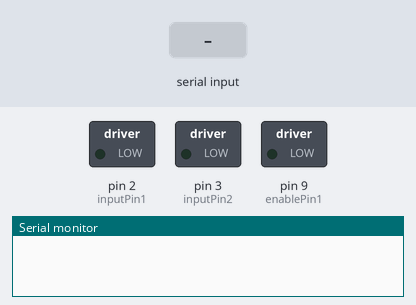
Recording of a sketch running on a simulated Arduino Uno, built with avr-gcc and run on an emulated ATmega328P. On the bench: switched loads named in the sketch (green lamp = pin HIGH), the last lines printed to the serial monitor. The test bench sets the inputs (shaded band).

Above: at 1.2 s.
1.3 s: "90,45\n" received over Serial
At 2.1 s:
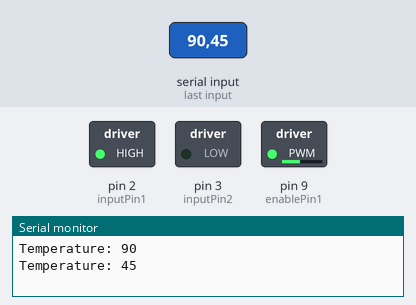
At 3.2 s:
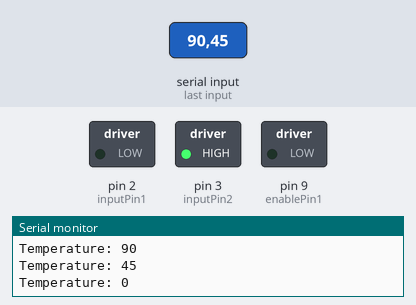
3.8 s: "5\n" received over Serial
At 4.3 s:
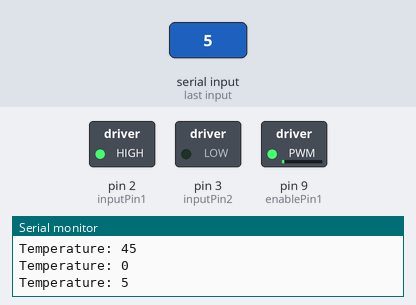
Timing chart, 0 to 6.8 s (numbered marks = the images above; inputs shaded):
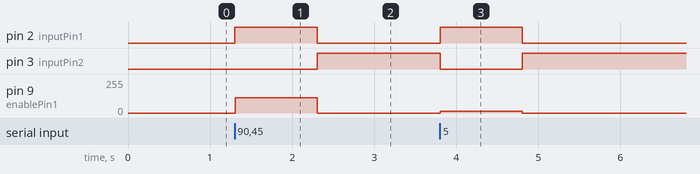

Measured:
- after the input at 1.3 s, pin 2 (inputPin1): LOW → HIGH at once, → LOW 1.0 s later; pin 3 (inputPin2): LOW → HIGH after 1.0 s; pin 9 (enablePin1): 0/255 → 114/255 at once, → 0/255 1.0 s later
- after the input at 3.8 s, pin 2 (inputPin1): LOW → HIGH at once, → LOW 1.0 s later; pin 3 (inputPin2): HIGH → LOW at once, → HIGH 1.0 s later; pin 9 (enablePin1): 0/255 → 12/255 at once, → 0/255 1.0 s later

The sketch:

MotorController.ino
```cpp
int enablePin1 = 9;
int inputPin1 = 2;
int inputPin2 = 3;
int temperature;

void setup() {
  pinMode(enablePin1, OUTPUT);  // Set the enable pin as output
  pinMode(inputPin1, OUTPUT);   // Set input pin 1 as output
  pinMode(inputPin2, OUTPUT);   // Set input pin 2 as output
  Serial.begin(9600);  // Start serial communication at 9600 baud rate
}

void loop() {
  if (Serial.available() > 0) {
    // Read the temperature data sent by Arduino 1
    temperature = Serial.parseInt();

    // Map temperature to PWM motor speed (0-255)
    int motorSpeed = map(temperature, 0, 100, 0, 255);

    // Set motor speed using PWM on the Enable pin
    analogWrite(enablePin1, motorSpeed);

    // Control motor direction
    if (temperature > 0) { // If temperature is positive, rotate in one direction
      digitalWrite(inputPin1, HIGH);
      digitalWrite(inputPin2, LOW);
    } else { // Else rotate in reverse direction (for simplicity)
      digitalWrite(inputPin1, LOW);
      digitalWrite(inputPin2, HIGH);
    }

    Serial.print("Temperature: ");
    Serial.println(temperature);  // Print the received temperature to the serial monitor
  }
}
```
